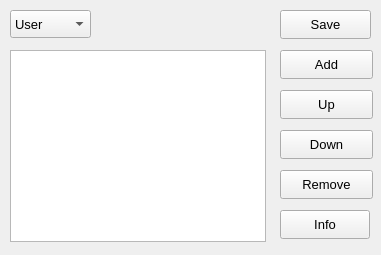
<?xml version="1.0" encoding="UTF-8"?>
<ui version="4.0">
 <class>MainWindow</class>
 <widget class="QMainWindow" name="MainWindow">
  <property name="geometry">
   <rect>
    <x>0</x>
    <y>0</y>
    <width>381</width>
    <height>255</height>
   </rect>
  </property>
  <property name="windowTitle">
   <string>QLayoutEditor</string>
  </property>
  <widget class="QWidget" name="centralwidget">
   <widget class="QTableWidget" name="tableWidget">
    <property name="geometry">
     <rect>
      <x>10</x>
      <y>50</y>
      <width>256</width>
      <height>192</height>
     </rect>
    </property>
    <attribute name="horizontalHeaderVisible">
     <bool>false</bool>
    </attribute>
    <attribute name="verticalHeaderVisible">
     <bool>false</bool>
    </attribute>
    <attribute name="verticalHeaderMinimumSectionSize">
     <number>12</number>
    </attribute>
    <attribute name="verticalHeaderDefaultSectionSize">
     <number>24</number>
    </attribute>
    <attribute name="verticalHeaderHighlightSections">
     <bool>true</bool>
    </attribute>
   </widget>
   <widget class="QComboBox" name="comboBox">
    <property name="geometry">
     <rect>
      <x>10</x>
      <y>10</y>
      <width>81</width>
      <height>28</height>
     </rect>
    </property>
    <property name="font">
     <font>
      <pointsize>10</pointsize>
     </font>
    </property>
    <item>
     <property name="text">
      <string>User</string>
     </property>
    </item>
    <item>
     <property name="text">
      <string>System</string>
     </property>
    </item>
   </widget>
   <widget class="QPushButton" name="pushButtonSave">
    <property name="geometry">
     <rect>
      <x>280</x>
      <y>10</y>
      <width>91</width>
      <height>29</height>
     </rect>
    </property>
    <property name="font">
     <font>
      <pointsize>10</pointsize>
      <bold>false</bold>
     </font>
    </property>
    <property name="text">
     <string>Save</string>
    </property>
   </widget>
   <widget class="QPushButton" name="pushButtonRemove">
    <property name="geometry">
     <rect>
      <x>280</x>
      <y>170</y>
      <width>93</width>
      <height>29</height>
     </rect>
    </property>
    <property name="font">
     <font>
      <pointsize>10</pointsize>
     </font>
    </property>
    <property name="text">
     <string>Remove</string>
    </property>
   </widget>
   <widget class="QPushButton" name="pushButtonUp">
    <property name="geometry">
     <rect>
      <x>280</x>
      <y>90</y>
      <width>93</width>
      <height>29</height>
     </rect>
    </property>
    <property name="font">
     <font>
      <pointsize>10</pointsize>
     </font>
    </property>
    <property name="text">
     <string>Up</string>
    </property>
   </widget>
   <widget class="QPushButton" name="pushButtonDown">
    <property name="geometry">
     <rect>
      <x>280</x>
      <y>130</y>
      <width>93</width>
      <height>29</height>
     </rect>
    </property>
    <property name="font">
     <font>
      <pointsize>10</pointsize>
     </font>
    </property>
    <property name="text">
     <string>Down</string>
    </property>
   </widget>
   <widget class="QPushButton" name="pushButtonAdd">
    <property name="enabled">
     <bool>true</bool>
    </property>
    <property name="geometry">
     <rect>
      <x>280</x>
      <y>50</y>
      <width>93</width>
      <height>29</height>
     </rect>
    </property>
    <property name="font">
     <font>
      <pointsize>10</pointsize>
     </font>
    </property>
    <property name="text">
     <string>Add</string>
    </property>
    <property name="flat">
     <bool>false</bool>
    </property>
   </widget>
   <widget class="QPushButton" name="pushButtonInfo">
    <property name="geometry">
     <rect>
      <x>280</x>
      <y>210</y>
      <width>90</width>
      <height>29</height>
     </rect>
    </property>
    <property name="font">
     <font>
      <pointsize>10</pointsize>
     </font>
    </property>
    <property name="text">
     <string>Info</string>
    </property>
   </widget>
  </widget>
 </widget>
 <resources/>
 <connections/>
</ui>
